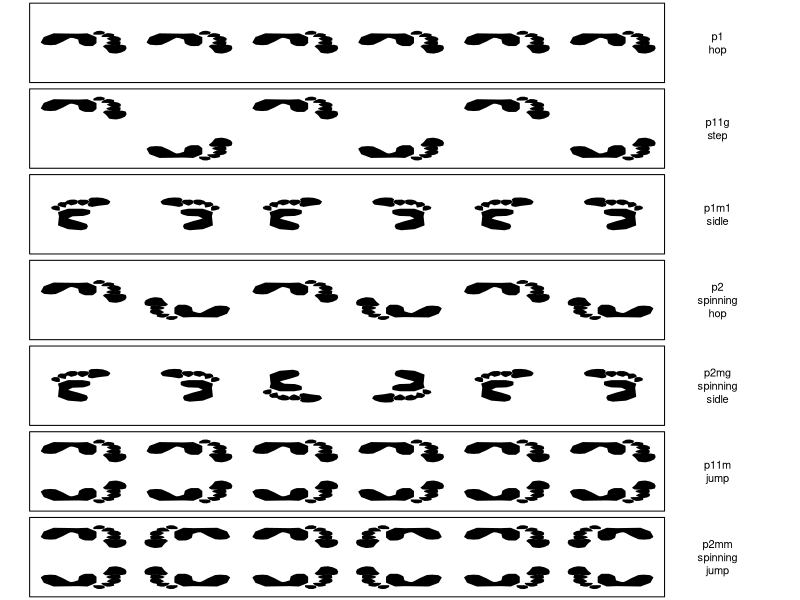
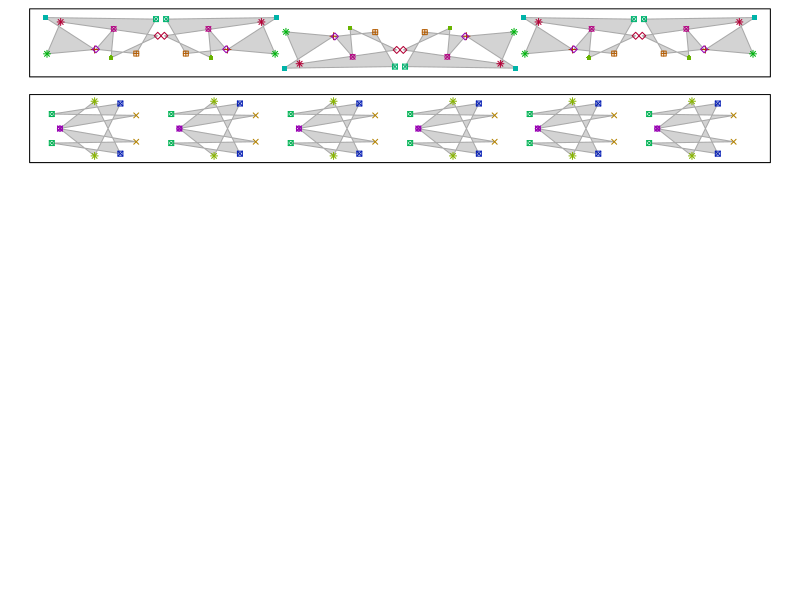

Source code (R) for these figures, in order:
## ---- chunk 1
fgs = sample(1:7,2)
fg1 = fgs[1]
fg2 = fgs[2]
sol1 = paste0(1*(1:7==fg1),collapse="")
sol2 = paste0(1*(1:7==fg2),collapse="")

w1 = c("p1","p11g","p1m1","p2","p2mg","p11m","p2mm")
w2 = c("hop","step","sidle","spinning hop","spinning sidle","jump","spinning jump")
wrd1a = w1[fg1]
wrd1b = w2[fg1]
wrd2a = w1[fg2]
wrd2b = w2[fg2]

ftprnt = function(x=0,y=0,s=1,theta=0,flipv=F,fliph=F){
    x1=c(-12.57738669298246, -11.97099789298246, -10.69084389298246, -9.61281919298246, -8.13053549298246, -7.052511092982459, -6.513498792982459, -5.907109992982459, -4.82908539298246, -4.62695589298246, -4.02056749298246, -3.41417849298246,-2,-1.8,-1.2,-1.2,-3,-5,-10,-12)
    y1=c(0.7291971929825536, 1.7398271929825455, 2.009327192982539, 1.8072171929825345, 0.05543719298253791, -1.4942228070174792, -2.100622807017487, -1.9658728070174902, -1.0899728070174888, 1.1334571929825188, 2.009327192982539, 2.48097719298255,2.5,2.3,1,-2,-4,-3.8,-4,-2)
    x2=c(1.0015618070175414, 1.612268807017541, 2.1793538070175416, 3.0081708070175424, 3.9678538070175406, 4.7966708070175414, 5.0584018070175425, 4.9275368070175425, 4.229584807017542, 2.702817807017542, 1.5686468070175419, 0.783451807017542, 0.3908548070175417)
    y2=c(4.272237192982573, 6.235237192982595, 6.496967192982595, 6.6714571929825865, 6.14797719298258, 5.144677192982556, 4.010517192982547, 2.789097192982524, 2.3528771929825325, 2.5709971929825315, 2.1783771929825093, 2.3092671929825315, 2.9635871929825157)
    x3=c(2.1793538070175416, 3.0517918070175405, 3.7497438070175413, 3.8369838070175426, 3.269898807017544, 2.397459807017544, 1.394155807017544, 1.0888018070175445)
    y3=c(2.0038871929825746, 2.3092371929825504, 1.9166271929825598, 0.5643671929825587, -0.0027428070174551067, 0.04085719298257118, 0.607937192982547, 1.0005571929825692)
    x4=c(1.8739998070175403, 2.17935380701754, 3.5316338070175384, 3.8806098070175388, 3.836989807017538, 3.3135268070175385, 2.790062807017538, 2.3974658070175394, 2.4847058070175407, 1.786754807017541, 1.1324248070175411, 0.39085280701754144, 0.04187680701754104, 1.2632908070175404, 1.786754807017541, 1.917619807017541, 1.2196688070175412)
    y4=c(-0.4389328070174088, -0.2208128070174098, -0.1772128070173835, -0.6570528070174078, -1.4858928070174215, -2.1838328070174384, -2.401932807017431, -2.7509128070174143, -3.57972280701739, -4.015942807017382, -4.103242807017409, -3.361672807017385, -2.5764628070173785, -2.489262807017383, -2.314772807017391, -1.922182807017407, -1.3550728070173932)
    x5=c(-0.2634751929824599, 0.43447580701753985, 0.5217158070175394, -0.17623519298246038, -0.9178081929824611, -1.6157591929824608, -1.6593791929824615)
    y5=c(-3.841452807017447, -4.103182807017447, -4.888382807017422, -5.411832807017447, -5.324632807017451, -4.452192807017468, -3.841482807017485)
    x1 = x1+4
    x2 = x2+4
    x3 = x3+4
    x4 = x4+4
    x5 = x5+4
    
    y1 = y1-1
    y2 = y2-1
    y3 = y3-1
    y4 = y4-1
    y5 = y5-1
    rngx = max(c(x1,x2,x3,x4,x5))-min(c(x1,x2,x3,x4,x5))
    rngy = max(c(y1,y2,y3,y4,y5))-min(c(y1,y2,y3,y4,y5))
    mxr = max(rngx,rngy)
    x1 = x1/mxr*s
    x2 = x2/mxr*s
    x3 = x3/mxr*s
    x4 = x4/mxr*s
    x5 = x5/mxr*s
    y1 = y1/mxr*s
    y2 = y2/mxr*s
    y3 = y3/mxr*s
    y4 = y4/mxr*s
    y5 = y5/mxr*s
    
    if(flipv){
        y1 = -y1
        y2 = -y2
        y3 = -y3
        y4 = -y4
        y5 = -y5
    }
    if(fliph){
        x1 = -x1
        x2 = -x2
        x3 = -x3
        x4 = -x4
        x5 = -x5
    }
    X1 = x1*cos(theta)-y1*sin(theta)
    Y1 = x1*sin(theta)+y1*cos(theta)
    X2 = x2*cos(theta)-y2*sin(theta)
    Y2 = x2*sin(theta)+y2*cos(theta)
    X3 = x3*cos(theta)-y3*sin(theta)
    Y3 = x3*sin(theta)+y3*cos(theta)
    X4 = x4*cos(theta)-y4*sin(theta)
    Y4 = x4*sin(theta)+y4*cos(theta)
    X5 = x5*cos(theta)-y5*sin(theta)
    Y5 = x5*sin(theta)+y5*cos(theta)
    
    polygon(X1+x,Y1+y,col="black")
    polygon(X2+x,Y2+y,col="black")
    polygon(X3+x,Y3+y,col="black")
    polygon(X4+x,Y4+y,col="black")
    polygon(X5+x,Y5+y,col="black")
}


getbasedots = function(fg=1,n=4){
    if(fg<6){
        x = runif(2*n)
        y = runif(2*n)-0.5
        h = runif(2*n)
        p = sample(c(0,1,3,4,5,7,8,9,10,11,12,13,15,16,18,19,20),2*n,T)
    } else {
        x = runif(n)
        y = runif(n)-0.5
        h = runif(n)
        p = sample(c(0,1,3,4,5,7,8,9,10,11,12,13,15,16,18,19,20),n,T)
        x = c(x,x)
        y = c(y,-y)
        h = c(h,h)
        p = c(p,p) 
    }
    dots = data.frame(x,y,h,p)
    return(dots)
}

translate = function(dots,dx=1){
    tdots = data.frame(dots)
    tdots$x = dots$x+dx
    return(tdots)
}
rotate = function(dots,xr){
    tdots = data.frame(dots)
    tdots$x = tdots$x-xr
    tdots$x = -tdots$x+xr
    tdots$y = -tdots$y
    return(tdots)
}
glide = function(dots,dx){
    tdots = data.frame(dots)
    tdots$x = tdots$x+dx
    tdots$y = -tdots$y
    return(tdots)
}
mirror = function(dots,xr){
    tdots = data.frame(dots)
    tdots$x = tdots$x-xr
    tdots$x = -tdots$x+xr
    return(tdots)
}

drawdots = function(dots,fg,val=1){
    polygon(dots$x,dots$y,col="lightgrey",fillOddEven = T,border="darkgrey")
    points(dots$x,dots$y,col=hsv(dots$h,1,val),pch=dots$p)
    if(fg==1){
        for(i in 1:5){
            dots = translate(dots,1)
            polygon(dots$x,dots$y,col="lightgrey",fillOddEven = T,border="darkgrey")
            points(dots$x,dots$y,col=hsv(dots$h,1,val),pch=dots$p)
        }
    }
    if(fg==2){
        for(i in 1:5){
            dots = glide(dots,1)
            polygon(dots$x,dots$y,col="lightgrey",fillOddEven = T,border="darkgrey")
            points(dots$x,dots$y,col=hsv(dots$h,1,val),pch=dots$p)
        }
    }
    if(fg==3){
        for(i in 1:5){
            dots = mirror(dots,i)
            polygon(dots$x,dots$y,col="lightgrey",fillOddEven = T,border="darkgrey")
            points(dots$x,dots$y,col=hsv(dots$h,1,val),pch=dots$p)
        }
    }
    if(fg==4){
        for(i in 1:5){
            dots = rotate(dots,i)
            polygon(dots$x,dots$y,col="lightgrey",fillOddEven = T,border="darkgrey")
            points(dots$x,dots$y,col=hsv(dots$h,1,val),pch=dots$p)
        }
    }
    if(fg==5){
        for(i in 1:5){
            if(i%%2==1){
                dots = mirror(dots,i)
            } else {
                dots = rotate(dots,i)
            }
            polygon(dots$x,dots$y,col="lightgrey",fillOddEven = T,border="darkgrey")
            points(dots$x,dots$y,col=hsv(dots$h,1,val),pch=dots$p)
        }
    }
    if(fg==6){
        for(i in 1:5){
            dots = translate(dots,1)
            polygon(dots$x,dots$y,col="lightgrey",fillOddEven = T,border="darkgrey")
            points(dots$x,dots$y,col=hsv(dots$h,1,val),pch=dots$p)
        }
    }
    if(fg==7){
        for(i in 1:5){
            dots = mirror(dots,i)
            polygon(dots$x,dots$y,col="lightgrey",fillOddEven = T,border="darkgrey")
            points(dots$x,dots$y,col=hsv(dots$h,1,val),pch=dots$p)
        }
    }
}


## ---- chunk 2
par(mar=c(0,0,0,0),mfrow=c(7,1))
plot(0,0,"l",ann=F,axes=F,xlim=c(0,7),ylim=c(-1,1))
for(x in seq(0.5,5.5,1)){
    ftprnt(x,0,0.8,0,T)
}
text(6.5,0,"p1\nhop")
polygon(c(0,0,6,6),c(-1,1,1,-1))

plot(0,0,"l",ann=F,axes=F,xlim=c(0,7),ylim=c(-1,1))
for(x in seq(0.5,4.5,2)){
    ftprnt(x,0.5,0.8,0,T)
}
for(x in seq(1.5,5.5,2)){
    ftprnt(x,-0.5,0.8,0)
}
text(6.5,0,"p11g\nstep")
polygon(c(0,0,6,6),c(-1,1,1,-1))


plot(0,0,"l",ann=F,axes=F,xlim=c(0,7),ylim=c(-1,1))
for(x in seq(0.5,4.5,2)){
    ftprnt(x,0,0.8,pi/2,T)
}
for(x in seq(1.5,5.5,2)){
    ftprnt(x,0,0.8,pi/2)
}
text(6.5,0,"p1m1\nsidle")
polygon(c(0,0,6,6),c(-1,1,1,-1))

plot(0,0,"l",ann=F,axes=F,xlim=c(0,7),ylim=c(-1,1))
for(x in seq(0.5,4.5,2)){
    ftprnt(x,0.2,0.8,0,T)
}
for(x in seq(1.5,5.5,2)){
    ftprnt(x,-0.2,0.8,pi,T)
}
text(6.5,0,"p2\nspinning\nhop")
polygon(c(0,0,6,6),c(-1,1,1,-1))


plot(0,0,"l",ann=F,axes=F,xlim=c(0,7),ylim=c(-1,1))
for(x in c(0.5,4.5)){
    ftprnt(x,0,0.8,pi/2,T)
}
for(x in c(1.5,5.5)){
    ftprnt(x,0,0.8,pi/2)
}
ftprnt(2.5,0,0.8,pi/2,T,T)
ftprnt(3.5,0,0.8,pi/2,F,T)
text(6.5,0,"p2mg\nspinning\nsidle")
polygon(c(0,0,6,6),c(-1,1,1,-1))

plot(0,0,"l",ann=F,axes=F,xlim=c(0,7),ylim=c(-1,1))
for(x in seq(0.5,5.5,1)){
    ftprnt(x,0.5,0.8,0,T)
}
for(x in seq(0.5,5.5,1)){
    ftprnt(x,-0.5,0.8,0)
}
text(6.5,0,"p11m\njump")
polygon(c(0,0,6,6),c(-1,1,1,-1))

plot(0,0,"l",ann=F,axes=F,xlim=c(0,7),ylim=c(-1,1))
for(x in seq(0.5,5.5,2)){
    ftprnt(x,0.5,0.8,0,T)
}
for(x in seq(0.5,5.5,2)){
    ftprnt(x,-0.5,0.8,0)
}
for(x in seq(1.5,5.5,2)){
    ftprnt(x,0.5,0.8,0,T,T)
}
for(x in seq(1.5,5.5,2)){
    ftprnt(x,-0.5,0.8,0,F,T)
}
text(6.5,0,"p2mm\nspinning\njump")
polygon(c(0,0,6,6),c(-1,1,1,-1))

## ---- chunk 3
par(mar=c(0,0,0,0))
dots = getbasedots(fg1,5)
plot(0,0,type="n",xlim=c(-0.1,6.1),ylim=c(-0.7,0.7),axes=F,ann=F)
drawdots(dots,fg1,0.7)
polygon(c(-.1,-.1,6.1,6.1),c(-0.6,0.6,0.6,-0.6))
## ---- chunk 4
par(mar=c(0,0,0,0))
dots = getbasedots(fg2,5)
plot(0,0,type="n",xlim=c(-0.1,6.1),ylim=c(-0.7,0.7),axes=F,ann=F)
drawdots(dots,fg2,0.7)
polygon(c(-.1,-.1,6.1,6.1),c(-0.6,0.6,0.6,-0.6))
